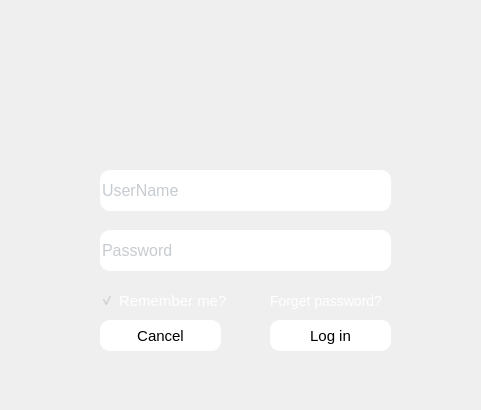
<?xml version="1.0" encoding="UTF-8"?>
<ui version="4.0">
 <class>Form</class>
 <widget class="QWidget" name="Form">
  <property name="geometry">
   <rect>
    <x>0</x>
    <y>0</y>
    <width>481</width>
    <height>410</height>
   </rect>
  </property>
  <property name="windowTitle">
   <string>Form</string>
  </property>
  <widget class="QFrame" name="frame">
   <property name="geometry">
    <rect>
     <x>0</x>
     <y>0</y>
     <width>481</width>
     <height>411</height>
    </rect>
   </property>
   <property name="styleSheet">
    <string notr="true">*{
background:rgb(0.0.0);
font-size:15px;
font-style:MingLiU-ExtB;
}
QFrame{
border:sold 10px rgba(255,255,255);
background-image:url(/home/cat/qt/login/lubancat6.png);
background-repeat: no-repeat;
}
QLineEdit{
color:#8d98a1;
background-color:rgb(67.142.219);
font-size:16px;
border-style:outset;
border-radius:10px;
font-style:MingLiU-ExtB;
}
QPushButton{
background:#ced1d8;
background-color:#ffffff;
border-style:outset;
border-radius:10px;
font-style:MingLiU-ExtB;
}
QPushButton:pressed{
background-color:#405361;
border-style:inset;
font-style:MingLiU-ExtB;
}
QCheckBox{
background:rgba(85,170,255,0);
color:white;
font-style:MingLiU-ExtB;
}
QLabel{
background:rgba(85,170,255,0);
color:white;
font-style:MingLiU-ExtB;
font-size:14px;
}</string>
   </property>
   <property name="frameShape">
    <enum>QFrame::StyledPanel</enum>
   </property>
   <property name="frameShadow">
    <enum>QFrame::Raised</enum>
   </property>
   <widget class="QPushButton" name="pushButton">
    <property name="geometry">
     <rect>
      <x>270</x>
      <y>320</y>
      <width>121</width>
      <height>31</height>
     </rect>
    </property>
    <property name="text">
     <string>Log in</string>
    </property>
   </widget>
   <widget class="QCheckBox" name="checkBox">
    <property name="enabled">
     <bool>true</bool>
    </property>
    <property name="geometry">
     <rect>
      <x>100</x>
      <y>290</y>
      <width>141</width>
      <height>21</height>
     </rect>
    </property>
    <property name="tabletTracking">
     <bool>false</bool>
    </property>
    <property name="text">
     <string>Remember me?</string>
    </property>
    <property name="shortcut">
     <string/>
    </property>
    <property name="checkable">
     <bool>true</bool>
    </property>
    <property name="checked">
     <bool>true</bool>
    </property>
    <property name="autoRepeat">
     <bool>false</bool>
    </property>
    <property name="autoExclusive">
     <bool>false</bool>
    </property>
   </widget>
   <widget class="QLabel" name="label">
    <property name="geometry">
     <rect>
      <x>270</x>
      <y>290</y>
      <width>131</width>
      <height>21</height>
     </rect>
    </property>
    <property name="text">
     <string>Forget password? </string>
    </property>
   </widget>
   <widget class="QLineEdit" name="lineEdit">
    <property name="geometry">
     <rect>
      <x>100</x>
      <y>170</y>
      <width>291</width>
      <height>41</height>
     </rect>
    </property>
    <property name="placeholderText">
     <string>UserName</string>
    </property>
   </widget>
   <widget class="QLineEdit" name="lineEdit_2">
    <property name="geometry">
     <rect>
      <x>100</x>
      <y>230</y>
      <width>291</width>
      <height>41</height>
     </rect>
    </property>
    <property name="placeholderText">
     <string>Password</string>
    </property>
   </widget>
   <widget class="QPushButton" name="pushButton_2">
    <property name="geometry">
     <rect>
      <x>100</x>
      <y>320</y>
      <width>121</width>
      <height>31</height>
     </rect>
    </property>
    <property name="text">
     <string>Cancel</string>
    </property>
   </widget>
  </widget>
 </widget>
 <resources/>
 <connections/>
</ui>
